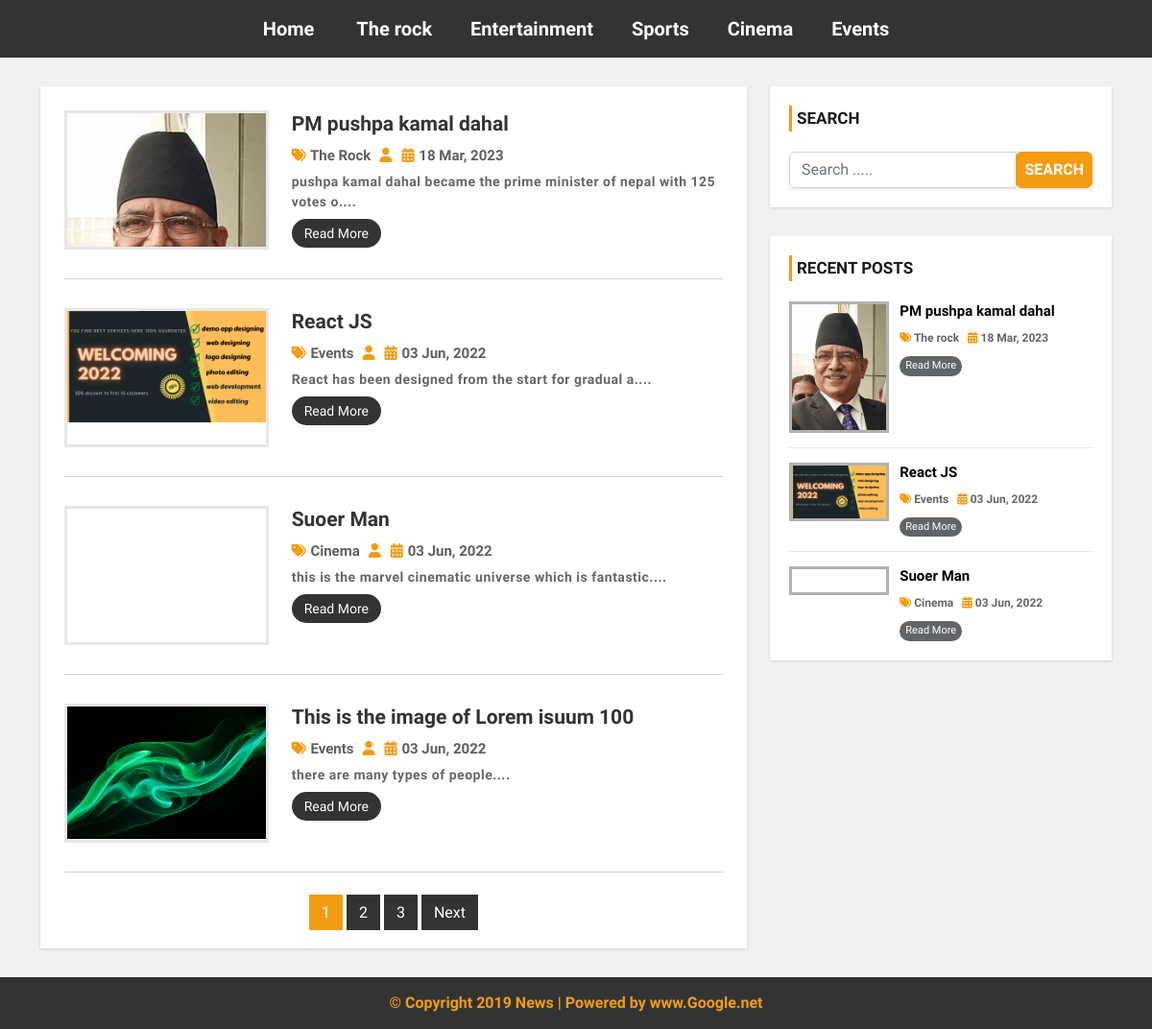
The page / on the database its author committed.
### tables this page shows
CREATE TABLE `category` (
  `category_id` int(11) NOT NULL,
  `category_name` varchar(100) NOT NULL,
  `post` int(11) NOT NULL DEFAULT 0
);

CREATE TABLE `post` (
  `post_id` int(11) NOT NULL,
  `title` varchar(100) NOT NULL,
  `description` text NOT NULL,
  `category` varchar(100) NOT NULL,
  `post_date` varchar(50) NOT NULL,
  `author` int(11) NOT NULL,
  `post_img` varchar(100) NOT NULL
);

### index.php (the view, shortened to what this page needs)
<?php include('header.php'); ?>
   <div id="main-content">
        <div class="container">
            <div class="row">
                <div class="col-md-8">
                    <div class="post-container">
                        <?php
                        $limit = 4;
                        if (isset($_GET['page'])) {
                            $page = $_GET['page'];
                        }else{
                            $page = 1;
                        }
                        $offset = ($page -1)*$limit;
                        $sql = "SELECT *FROM post
                        LEFT JOIN category ON post.category = category.category_id
                        LEFT JOIN user ON post.author = user.user_id
                        LIMIT {$offset},{$limit}";
                        $query = mysqli_query($conn, $sql);
                        if (mysqli_num_rows($query) > 0) {
                            while ($row = mysqli_fetch_assoc($query)) {
                        ?>
                        <div class="post-content">
                            <div class="row">
                                <div class="col-md-4">
                                    <a class="post-img" href='single.php?id=<?php echo $row['post_id'];?>'><img src="admin/upload/<?php echo $row['post_img']; ?>" alt=""/></a>
                                </div>
                                <div class="col-md-8">
                                    <div class="inner-content clearfix">
                                        <h3><a href='single.php?id=<?php echo $row['post_id'];?>'><?php echo $row['title']; ?></a></h3>
                                        <div class="post-information">
                                            <span>
                                                <i class="fa fa-tags" aria-hidden="true"></i>
                                                <a href='category.php?catid=<?php echo $row['category'];?>'><?php echo $row['category_name'];?></a>
                                            </span>
                                            <span>
                                                <i class="fa fa-user" aria-hidden="true"></i>
                                            </span>
                                            <span>
                                                <i class="fa fa-calendar" aria-hidden="true"></i>
                                                <?php echo $row['post_date']; ?>
                                            </span>
                                        </div>
                                        <p class="description">
                                           <?php echo substr($row['description'], 0, 70)."...."; ?>
                                        </p>
                                        <a class='read-more pull-right' href='single.php?id=<?php echo $row['post_id']?>'>read more</a>
                                    </div>
                                </div>
                            </div>
                        </div>
                        <?php
                            }
                        }else{
                            echo"No Records Found";
                        }
                        ?>
                        <?php
                            $sql1 = "SELECT *FROM post";
                            $result1 = mysqli_query($conn, $sql1);
                            if (mysqli_num_rows($result1)>0) {
                                $num = mysqli_num_rows($result1);
                                $total_page = ceil($num / $limit);
                                echo"<ul class='pagination admin-pagination'>";
                                for ($i=1; $i <= $total_page; $i++) {
                                    if ($i == $page) {
                                        $active = "active";
                                    }else{
                                        $active = "";
                                    }
                                    echo'<li class="'.$active.'"><a href="index.php?page='.$i.'">'.$i.'</a></li>';
                                }
                                if ($total_page > $page) {
                                    echo'<li><a href="index.php?page='.($page+1).'">Next</a></li>';
                                }
                                echo"</ul>";
                            }
                        ?>
                    </div>
                </div>
                <?php include 'sidebar.php'; ?>
            </div>
        </div>
    </div>
<?php include('footer.php'); ?>

### header.php (shortened to what this page needs)
<?php
include('config.php');
?>
<!DOCTYPE html>
<html lang="en">
<head>
<link href="https://cdn.jsdelivr.net/npm/bootstrap@5.2.0-beta1/dist/css/bootstrap.min.css" rel="stylesheet">
    <link rel="stylesheet" href="css/font-awesome.css">
    <link rel="stylesheet" href="css/style.css">
</head>
<body>
<div id="menu-bar">
    <div class="container">
        <div class="row">
            <div class="col-md-12">
                <?php
                $sql = "SELECT *FROM category WHERE post > 0";
                $active1 = "";
                $query = mysqli_query($conn, $sql);
                if (mysqli_num_rows($query) > 0) {
                ?>
                <ul class='menu'>
                    <li><a href='index.php'>Home</a></li>
                <?php while ($row = mysqli_fetch_assoc($query)) {
                    echo"<li><a class='{$active1}' href='category.php?catid={$row['category_id']}'>{$row['category_name']}</a></li>";
                 } ?>
                </ul>
                <?php } ?>
            </div>
        </div>
    </div>
</div>

### sidebar.php
<div id="sidebar" class="col-md-4">
    <div class="search-box-container">
        <h4>Search</h4>
        <form class="search-post" action="search.php" method ="GET">
            <div class="input-group">
                <input type="text" name="search" class="form-control" placeholder="Search .....">
                <span class="input-group-btn">
                    <button type="submit" class="btn btn-danger">Search</button>
                </span>
            </div>
        </form>
    </div>
    <div class="recent-post-container">
        <h4>Recent Posts</h4>
        <?php
        include('config.php');
        $limit = 3;
        $sql = "SELECT *FROM post
        LEFT JOIN category ON post.category = category.category_id
        LIMIT {$limit}";
        $query = mysqli_query($conn, $sql);
        if (mysqli_num_rows($query) > 0) {
            while ($row = mysqli_fetch_assoc($query)) {
        ?>
        <div class="recent-post">
            <a class="post-img" href="">
                <img src="admin/upload/<?php echo $row['post_img']; ?>" alt=""/>
            </a>
            <div class="post-content">
                <h5><a href="single.php?id=<?php echo $row['post_id'];?>"><?php echo $row['title'];?></a></h5>
                <span>
                    <i class="fa fa-tags" aria-hidden="true"></i>
                    <a href='category.php?catid=<?php echo $row['category'];?>'><?php echo $row['category_name'];?></a>
                </span>
                <span>
                    <i class="fa fa-calendar" aria-hidden="true"></i>
                    <?php echo $row['post_date'];?>
                </span>
                <a class="read-more" href='single.php?id=<?php echo $row['post_id']?>'>read more</a>
            </div>
        </div>
        <?php
            }
        }
        ?>
    </div>
</div>

### footer.php
<div id ="footer">
    <div class="container">
        <div class="row">
            <div class="col-md-12">
                <span class="fw-bolder">© Copyright 2019 News | Powered by <a href="http://www.google.net/">www.Google.net</a></span>
            </div>
        </div>
    </div>
</div>
</body>
</html>

### css/style.css (style rules this page uses)
body { background: #f1f1f1; font-family: 'Libre Franklin', sans-serif; }
a, a:hover, a:focus { text-decoration: none; outline: none; }
ul { margin: 0; padding: 0; list-style: none; }
form { background: #fff; padding: 25px; box-shadow: 0 1px 3px rgba(0, 0, 0, 0.13); }
#menu-bar { background: #333; text-align: center; }
#menu-bar .menu>li { display: inline-block; }
.menu>li>a { padding: 15px 20px; display: block; color: #fff; font-size: 20px; font-weight: 600; transition: all 0.5s ease 0s; }
#main-content { padding: 30px 0; min-height: 750px; }
#main-content .post-container { background-color: #fff; padding: 25px; box-shadow: 0 1px 3px rgba(0, 0, 0, 0.13); }
#main-content .post-content { border-bottom: 1px solid #d1d1d1; padding: 0 0 30px; margin-bottom: 30px; }
#main-content .post-content img { width: 100%; }
#main-content .post-content .post-img { border: 3px solid #e7e7e7; display: block; height: 145px; overflow: hidden; transition: border .3s; }
#main-content .post-content h3 { font-size: 21px; line-height: 28px; font-weight: 600; margin: 0 0 7px; }
#main-content .post-content h3 a { color: #333; transition: all 0.3s; }
#main-content .post-content .post-information span { color: #606060; font-weight: 700; font-size: 15px; text-transform: capitalize; margin: 0 5px 5px 0; display: inline-block; }
#main-content .post-content .post-information i { color: #F39C12; margin-right: 1px; }
#main-content .post-content .post-information a { color: #606060; text-decoration: none; }
#main-content .post-content p, #main-content .single-post p { color: #666; font-size: 14px; font-weight: 600; letter-spacing: 0.5px; margin: 0 0 10px; }
#main-content .post-content a.read-more { color: #fff; background-color: #333; font-size: 14px; text-transform: capitalize; padding: 7px 13px; border-radius: 15px; transition: all 0.3s; }
.pagination { display: block; text-align: center; margin: 0; }
.pagination li { display: inline-block; color: #fff; cursor: pointer; }
.pagination li a { border: none; background: #333; margin: 2px; padding: 9px 13px; color: #fff; }
.pagination>.active>a { background-color: #F39C12; color: #fff; }
i.fa { color: #222; }
#sidebar h4 { color: #1A1A1A; font-size: 17px; line-height: 27px; font-weight: 600; text-transform: uppercase; padding: 0 0 0 5px; margin: 0 0 21px; border-left: 3px solid #F39C12; }
#sidebar .search-box-container { background-color: #fff; padding: 20px; margin: 0 0 30px; box-shadow: 0 1px 3px rgba(0, 0, 0, 0.13); }
#sidebar .search-post { padding: 0; }
#sidebar .search-post input { color: #606060; }
#sidebar .search-post .btn { font-weight: 600; text-transform: uppercase; padding: 6px 8px; background-color: #F39C12; border-color: #F39C12; outline: none; }
#sidebar .recent-post-container { padding: 20px; background: #fff; box-shadow: 0 1px 3px rgba(0, 0, 0, 0.13); }
#sidebar .recent-post { border-bottom: 1px solid #e7e7e7; padding: 0 0 15px; margin: 0 0 15px; }
#sidebar .recent-post:last-child { margin: 0; padding: 0; border: none; }
#sidebar .recent-post .post-img { display: inline-block; width: 33%; border: 3px solid rgba(0, 0, 0, 0.3); vertical-align: top; transition: border .3s; }
#sidebar .recent-post .post-img img { width: 100%; }
#sidebar .recent-post .post-content { width: 65%; display: inline-block; border: none; padding: 0 0 0 7px; margin: 0; }
#sidebar .recent-post h5 { font-size: 15px; font-weight: 600; line-height: 20px; margin: 0 0 5px; }
#sidebar .recent-post h5 a { color: #000; }
#sidebar .recent-post span { color: #666; font-size: 12px; font-weight: 600; display: inline-block; margin: 0 5px 10px 0; }
#sidebar .recent-post span a { color: #666; }
#sidebar .recent-post span i { color: #F39C12; }
#sidebar .recent-post a.read-more { color: #fff; background-color: #626567; width: 65px; font-size: 11px; text-align: center; padding: 2px; display: block; transition: all 0.3s; }
#footer { color: #F39C12; padding: 15px 0; text-align: center; background-color: #333; }
#footer a { color: #F39C12; }

### rows shown on the page
category: category_name "The rock"
category: category_name "Entertainment"
category: category_name "Sports"
category: category_name "Cinema"
category: category_name "Events"
post: post_img (picture), title "PM pushpa kamal dahal", category.category_name "The Rock", post_date "18 Mar, 2023", description "pushpa kamal dahal became the prime minister of nepal with 125 votes o", category.category_name "The rock"
post: post_img (picture), title "React JS", category.category_name "Events", post_date "03 Jun, 2022", description "React has been designed from the start for gradual a"
post: title "Suoer Man", category.category_name "Cinema", post_date "03 Jun, 2022", description "this is the marvel cinematic universe which is fantastic"
post: post_img (picture), title "This is the image of Lorem isuum 100", category.category_name "Events", post_date "03 Jun, 2022", description "there are many types of people"
